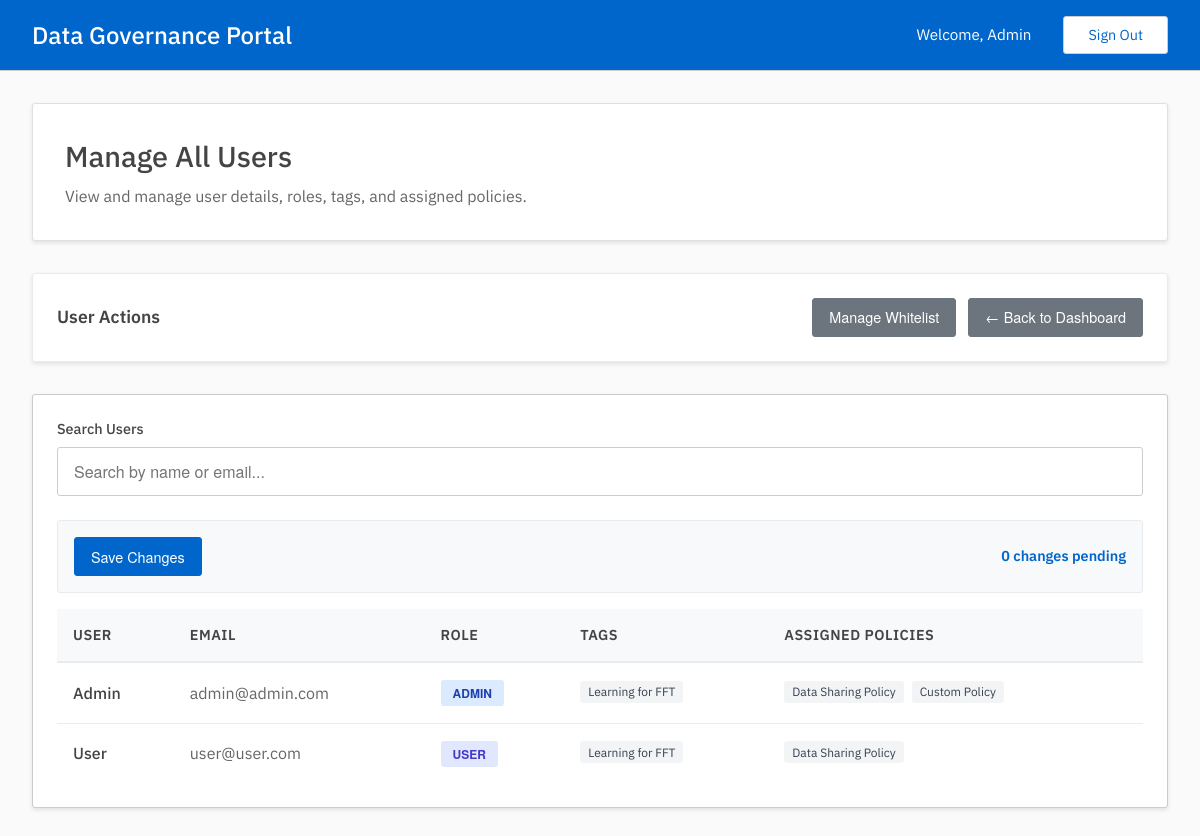
Screenshot of /admin/manage_users (signed in) with the database file from the repository.
### tables this page shows
CREATE TABLE users(
        uuid TEXT UNIQUE NOT NULL PRIMARY KEY,
        email TEXT UNIQUE NOT NULL,
        password_hash TEXT NOT NULL,
        name TEXT NOT NULL,
        is_admin INTEGER NOT NULL DEFAULT 0
        );

CREATE TABLE tags(
        uuid TEXT UNIQUE NOT NULL PRIMARY KEY,
        name TEXT NOT NULL UNIQUE,
        description TEXT,
        members TEXT
        );

CREATE TABLE assignments(
        uuid TEXT UNIQUE NOT NULL PRIMARY KEY,
        user TEXT NOT NULL,
        policy TEXT NOT NULL,
        assigned_at INTEGER,
        timeframe_seconds INTEGER,
        completed_at INTEGER,
        FOREIGN KEY (user) REFERENCES users(uuid) ON DELETE CASCADE ON UPDATE CASCADE,
        FOREIGN KEY (policy) REFERENCES policies(uuid) ON DELETE CASCADE ON UPDATE CASCADE
        );

CREATE TABLE policies(
        uuid TEXT UNIQUE NOT NULL PRIMARY KEY,
        name TEXT UNIQUE NOT NULL,
        description TEXT,
        pdf_link TEXT
        );

### admin.py (the view, shortened to what this page needs)
@admin.route('/manage_users', methods=['GET', 'POST'])
@admin_required
def manage_users():
    users_result = get_users_with_tags()
    users = users_result['data'] if users_result['status'] == '200' else []
    for user in users:
        assignments_result = get_user_assignments(user['uuid'])
        user['assignments'] = assignments_result['data'] if assignments_result['status'] == '200' else []
    return render_template('admin/manage_users/manage_all.html', users=users)

### auth.py (called while the page is built)
def admin_required(f):
    @wraps(f)
    def wrap(*args, **kwargs):
        if session['user']['is_admin']:
            return f(*args, **kwargs)
        else:
            print("403: User is not an admin.")
            return redirect(url_for('user.dashboard'))
    return wrap

### db.py (called while the page is built)
def get_conn_curs():
    conn = sqlite3.connect(DATABASE)
    conn.row_factory = sqlite3.Row
    curs = conn.cursor()
    curs.execute("PRAGMA foreign_keys = ON")
    return conn, curs

def commit_close(conn, curs):
    conn.commit()
    curs.close()
    conn.close()

def get_user_assignments(user_uuid):
    conn, curs = get_conn_curs()
    curs.execute("""
        SELECT a.*, p.name as policy_name,
               CASE
                   WHEN a.completed_at IS NOT NULL THEN 'completed'
                   WHEN (a.assigned_at + a.timeframe_seconds) < ? THEN 'overdue'
                   ELSE 'pending'
               END as status,
               (a.assigned_at + a.timeframe_seconds) as due_date
        FROM assignments a
        JOIN policies p ON a.policy = p.uuid
        WHERE a.user = ?
        ORDER BY a.assigned_at DESC
    """, (generate_timestamp(), user_uuid))
    assignments = curs.fetchall()
    commit_close(conn, curs)
    return {
        "status": "200",
        "message": "Assignments found successfully",
        "data": [dict(assignment) for assignment in assignments]
    }

def get_users_with_tags():
    conn, curs = get_conn_curs()
    curs.execute("SELECT * FROM users ORDER BY name")
    users = curs.fetchall()
    curs.execute("SELECT * FROM tags")
    tags = curs.fetchall()
    user_data = []
    for user in users:
        user_dict = dict(user)
        user_tags = []
        for tag in tags:
            if tag['members'] and user['uuid'] in tag['members'].split(','):
                user_tags.append({
                    'uuid': tag['uuid'],
                    'name': tag['name']
                })
        user_dict['tags'] = user_tags
        user_data.append(user_dict)
    commit_close(conn, curs)
    return {
        "status": "200",
        "message": "Users with tags found successfully",
        "data": user_data
    }

### utils.py (called while the page is built)
def generate_timestamp():
    return int(time.time())

### templates/admin/manage_users/manage_all.html (shortened to what this page needs)
{% extends "base.html" %}
{% block content %}
<div class="dashboard-header">
    <h2>Manage All Users</h2>
    <p>View and manage user details, roles, tags, and assigned policies.</p>
</div>
<div class="quick-actions">
    <h3 class="quick-actions-title">User Actions</h3>
    <div class="quick-actions-buttons">
        <a href="{{ url_for('admin.whitelist') }}" class="btn btn-secondary">
            Manage Whitelist
        </a>
        <a href="{{ url_for('admin.dashboard') }}" class="btn btn-secondary">
            ← Back to Dashboard
        </a>
    </div>
</div>
<div class="table-container">
    <div class="form-group mb-3">
        <label for="userSearch" class="form-label">Search Users</label>
        <input type="text" id="userSearch" class="form-input" placeholder="Search by name or email..." onkeyup="filterUsers()">
    </div>
    <form method="POST" id="userManagementForm">
        <div class="bulk-actions">
            <button type="submit" class="btn btn-action" id="saveChangesBtn" disabled>Save Changes</button>
            <span class="selected-count" id="changesCount">0 changes pending</span>
        </div>
        <table class="data-table">
            <thead>
                <tr>
                    <th>User</th>
                    <th>Email</th>
                    <th>Role</th>
                    <th>Tags</th>
                    <th>Assigned Policies</th>
                </tr>
            </thead>
            <tbody id="userTableBody">
                {% for user in users %}
                <tr data-user-uuid="{{ user['uuid'] }}" data-initial-admin="{{ user['is_admin'] }}">
                    <td>
                        <a href="{{ url_for('admin.manage_single_user', user_uuid=user['uuid']) }}" style="font-weight: 500; text-decoration: none; color: inherit;">
                            {{ user['name'] }}
                        </a>
                    </td>
                    <td style="color: #666;">{{ user['email'] }}</td>
                    <td>
                        <button type="button" class="btn btn-sm role-toggle-btn {{ 'role-admin' if user['is_admin'] else 'role-user' }}"
                                data-user-uuid="{{ user['uuid'] }}" data-is-admin="{{ user['is_admin'] }}"
                                onclick="toggleAdminStatus(this)">
                            {{ 'Admin' if user['is_admin'] else 'User' }}
                        </button>
                    </td>
                    <td>
                        <div class="tags-container">
                            {% if user['tags'] %}
                                {% for tag in user['tags'] %}
                                    <span class="tag-item" data-tag-uuid="{{ tag['uuid'] }}" onclick="markForRemoval(this, 'tag', '{{ user['uuid'] }}', '{{ tag['uuid'] }}')">
                                        {{ tag['name'] }}
                                    </span>
                                {% endfor %}
                            {% else %}
                                <span style="color: #aaa; font-size: 0.85rem;">No tags</span>
                            {% endif %}
                        </div>
                    </td>
                    <td>
                        <div class="policies-container">
                            {% if user['assignments'] %}
                                {% for assignment in user['assignments'] %}
                                    <span class="policy-item" data-assignment-uuid="{{ assignment['uuid'] }}" onclick="markForRemoval(this, 'policy', '{{ user['uuid'] }}', '{{ assignment['uuid'] }}')">
                                        {{ assignment['policy_name'] }}
                                    </span>
                                {% endfor %}
                            {% else %}
                                <span style="color: #aaa; font-size: 0.85rem;">No policies</span>
                            {% endif %}
                        </div>
                    </td>
                </tr>
                {% endfor %}
            </tbody>
        </table>
    </form>
</div>
{% endblock %}

### templates/base.html (shortened to what this page needs)
<!DOCTYPE html>
<html lang="en">
<head>
    <link rel="stylesheet" href="{{ url_for('static', filename='styles.css') }}">
</head>
<body>
    {% if session.get('user') %}
    <header class="header">
        <div class="header-content">
            <div class="header-left">
                <h1>Data Governance Portal</h1>
            </div>
            <div class="header-right">
                <span class="welcome-text">Welcome, {{ session['user']['name'] }}</span>
                <a href="{{ url_for('login') }}" class="sign-out-btn">Sign Out</a>
            </div>
        </div>
    </header>
    {% endif %}
    <main class="main-content">
        {% block content %}{% endblock %}
    </main>
</body>
</html>

### static/styles.css (style rules this page uses)
* { margin: 0; padding: 0; box-sizing: border-box; }
body { font-family: 'IBM Plex Sans'; color: #444; line-height: 1.42; min-height: 100vh; display: flex; flex-direction: column; background-color: #fafafa; }
.header { background-color: #06c; color: white; padding: 1rem 0; box-shadow: rgba(0,0,0,0.2) 0 2px 8px; border-bottom: 1px solid #ccc; }
.header-content { max-width: 1200px; margin: 0 auto; color: white; padding: 0 2rem; display: flex; justify-content: space-between; align-items: center; }
.header-left { display: flex; align-items: center; gap: 0.5rem; }
.header h1 { font-size: 1.5rem; font-weight: 500; color: white; }
.header-right { display: flex; align-items: center; gap: 2rem; }
.welcome-text { font-size: 0.95rem; color: white; }
.sign-out-btn { background-color: transparent; color: #06c; border: 1px solid #ccc; padding: 0.5rem 1.5rem; border-radius: 3px; text-decoration: none; transition: all 0.3s ease; font-size: 0.9rem; background-color: white; }
.main-content { flex: 1; max-width: 1200px; width: 100%; margin: 0 auto; background-color: #fafafa; padding: 2rem; }
.form-group { display: flex; flex-direction: column; gap: 0.5rem; }
.form-label { color: #444; font-size: 0.9rem; font-weight: 500; }
.form-input { padding: 0.75rem 1rem; border: 1px solid #ccc; border-radius: 3px; font-size: 1rem; transition: border-color 0.3s ease; font-family: 'Helvetica Neue', 'Helvetica', 'Arial', sans-serif; }
.dashboard-header { background-color: white; padding: 2rem; border-radius: 3px; margin-bottom: 2rem; box-shadow: rgba(0,0,0,0.1) 0 2px 4px; border: 1px solid #e0e0e0; }
.dashboard-header h2 { color: #444; font-size: 1.8rem; margin-bottom: 0.5rem; font-weight: 500; }
.dashboard-header p { color: #666; font-size: 1rem; }
.table-container { background-color: white; border-radius: 3px; padding: 1.5rem; box-shadow: rgba(0,0,0,0.1) 0 2px 4px; border: 1px solid #ccc; overflow-x: auto; }
.data-table { width: 100%; border-collapse: collapse; }
.data-table th { background-color: #f8f9fa; color: #444; font-weight: 600; text-align: left; padding: 1rem; border-bottom: 2px solid #e9ecef; font-size: 0.9rem; text-transform: uppercase; letter-spacing: 0.5px; }
.data-table td { padding: 1rem; border-bottom: 1px solid #e9ecef; color: #444; }
.data-table tr:last-child td { border-bottom: none; }
.btn { padding: 0.5rem 1rem; border-radius: 3px; text-decoration: none; font-size: 0.9rem; cursor: pointer; transition: all 0.3s ease; border: 1px solid transparent; display: inline-block; text-align: center; font-family: 'Helvetica Neue', 'Helvetica', 'Arial', sans-serif; }
.btn-action { background-color: #06c; color: white; border-color: #06c; }
.btn-secondary { background-color: #6c757d; color: white; border-color: #6c757d; }
.bulk-actions { display: flex; gap: 1rem; align-items: center; margin-bottom: 1rem; padding: 1rem; background: #f8f9fa; border-radius: 3px; border: 1px solid #e9ecef; }
.selected-count { color: #06c; font-weight: 600; font-size: 0.9rem; margin-left: auto; }
.role-admin { background: #dbeafe; color: #1e40af; }
.role-user { background: #e0e7ff; color: #4338ca; }
.quick-actions { background: white; border-radius: 3px; padding: 1.5rem; margin-bottom: 2rem; box-shadow: rgba(0,0,0,0.1) 0 2px 4px; border: 1px solid #e9ecef; display: flex; justify-content: space-between; align-items: center; flex-wrap: wrap; gap: 1rem; }
.quick-actions-title { font-size: 1.1rem; font-weight: 600; color: #444; }
.quick-actions-buttons { display: flex; gap: 0.75rem; flex-wrap: wrap; }
.mb-3 { margin-bottom: 1.5rem; }

### rows the page displays
users: user.name "Admin", name "Admin", email "admin@admin.com", is_admin "ADMIN"
tags: name "Learning for FFT"
assignments: policy_name "Data Sharing Policy"
assignments: policy_name "Custom Policy"
users: name "User", email "user@user.com", is_admin "USER"
assignments: policy_name "Data Sharing Policy"
